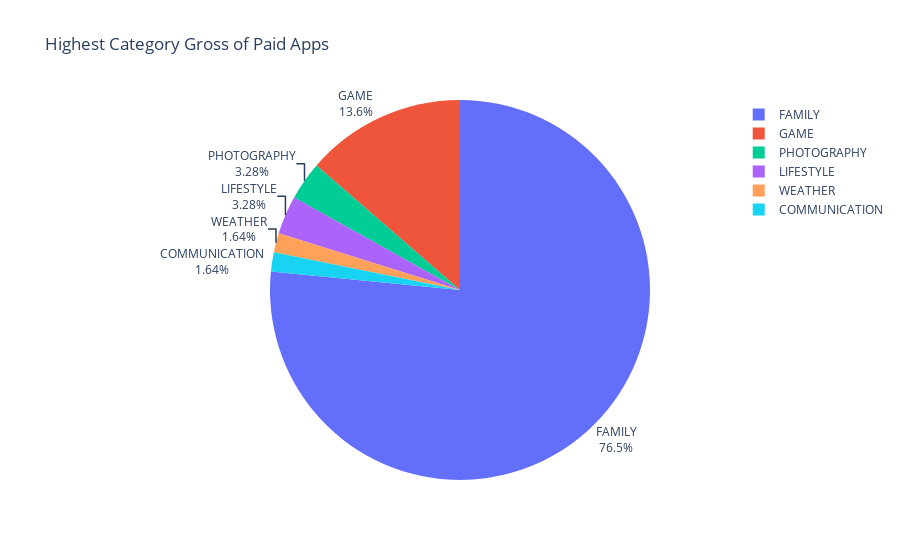

Source (notebook cell):
### Code cell
fig_2.show()

### Figure 1 — Plotly figure (JSON) as saved in the notebook; plotly's stock layout.template omitted (floating-point values rounded to 4 significant figures)
{"data": [{"domain": {"x": [0, 1], "y": [0, 1]}, "hovertemplate": "label=%{label}<br>value=%{value}<extra></extra>", "labels": ["FAMILY", "FAMILY", "GAME", "GAME", "PHOTOGRAPHY", "LIFESTYLE", "GAME", "WEATHER", "COMMUNICATION", "GAME"], "legendgroup": "", "name": "", "showlegend": true, "textinfo": "percent+label", "textposition": "outside", "type": "pie", "values": [69900000, 69900000, 9900000, 6990000, 5990000, 5990000, 4990000, 2995000, 2990000, 2990000]}], "layout": {"legend": {"tracegroupgap": 0}, "title": {"text": "Highest Category Gross of Paid Apps"}}}
